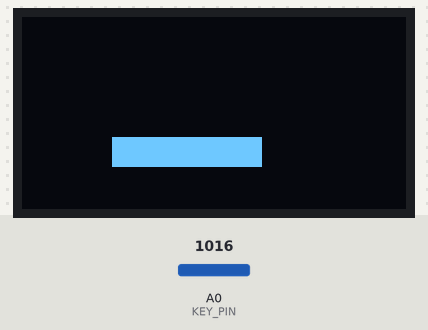
Bench run of a sketch on a simulated Arduino Leonardo, built with avr-gcc and run on an emulated ATmega32U4. Parts: 128×64 one-colour display. The test bench sets the inputs (shaded band); at power-on: A0 (KEY_PIN) = 512. USB keyboard and mouse output is not drawn.

1.3 s: A0 (KEY_PIN) set to 984
2.8 s: A0 (KEY_PIN) set to 1016
Above: at 3.6 s.
Timing chart, 0 to 5.8 s (numbered marks = the images above; inputs shaded):
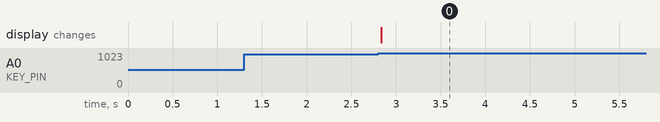

The sketch:

morse_keyboard.ino
```cpp
#include <Adafruit_GFX.h>
#include <Adafruit_SSD1306.h>
#include <HID.h>
#include <Mouse.h>
#include <Keyboard.h>
#include <Wire.h>

#define DEBUG 0


// Screen config
#define SCREEN_WIDTH 128
#define SCREEN_HEIGHT 64
#define OLED_RESET     -1
#define SCREEN_ADDRESS 0x3C
#define TEXT_SIZE 10

// Key config
#define KEY_DOWN 1
#define KEY_UP 0
#define KEY_DOWN_THRESHOLD 1000
#define KEY_PIN A0
#define DOT_LENGTH_MS 100
#define DASH_LENGTH_MS DOT_LENGTH_MS * 3

// Code Entered
#define NO_CODE 0
#define DOT 1
#define DASH 2

// Key State
int keyState = KEY_UP;
int lastState = KEY_UP;
long timeDown = 0;
int lastCodeEntered = NO_CODE;
int writeCodeToKeyboard = 0;

Adafruit_SSD1306 display(SCREEN_WIDTH, SCREEN_HEIGHT, &Wire, OLED_RESET);

void setup() {
  if (DEBUG) {
    Serial.begin(9600);
  }
  if (!display.begin(SSD1306_SWITCHCAPVCC, SCREEN_ADDRESS)) {
    Serial.println(F("SSD1306 allocation failed"));
    for (;;); // Don't proceed, loop forever
  }
  Keyboard.begin();
}

void loop() {
  readKeyState();
  drawScreen();
  handleKeyboardInput();
  lastState = keyState;
}

void readKeyState() {
  int currentState = isKeyDown();
  if (lastState == KEY_UP && currentState == KEY_DOWN) {
    timeDown = millis();
  }
  if (lastState == KEY_DOWN && currentState == KEY_UP) {
    lastCodeEntered = enteredCode(millis() - timeDown);
    writeCodeToKeyboard = 1;
  }

  lastState = keyState;
  keyState = currentState;
}

int isKeyDown() {
  int sensorValue = analogRead(KEY_PIN);
  if (DEBUG) {
    Serial.println(sensorValue);
  }
  if (sensorValue < KEY_DOWN_THRESHOLD) {
    return KEY_DOWN;
  }
  return KEY_UP;
}

int enteredCode(long totalTimeDown) {
  if (totalTimeDown < DASH_LENGTH_MS) {
    return DOT;
  }
  return DASH;
}

void drawScreen() {
  display.clearDisplay();
  display.setTextSize(TEXT_SIZE);
  display.setTextColor(SSD1306_WHITE);
  display.setCursor(lastCodeEntered == DOT ? 25 : 30, -20);
  if (lastCodeEntered) {
    display.println(lastCodeEntered == DOT ? "." : "_");
  }
  display.display();
}

void handleKeyboardInput() {
  if(writeCodeToKeyboard) {
    Keyboard.write(lastCodeEntered == DOT ? '.' : '-');
    writeCodeToKeyboard = 0;
  }
}
```

Measured:
- after the input at 1.3 s, every drawn part: stays the same
- after the input at 2.8 s, the display: changes at once (image 0)
